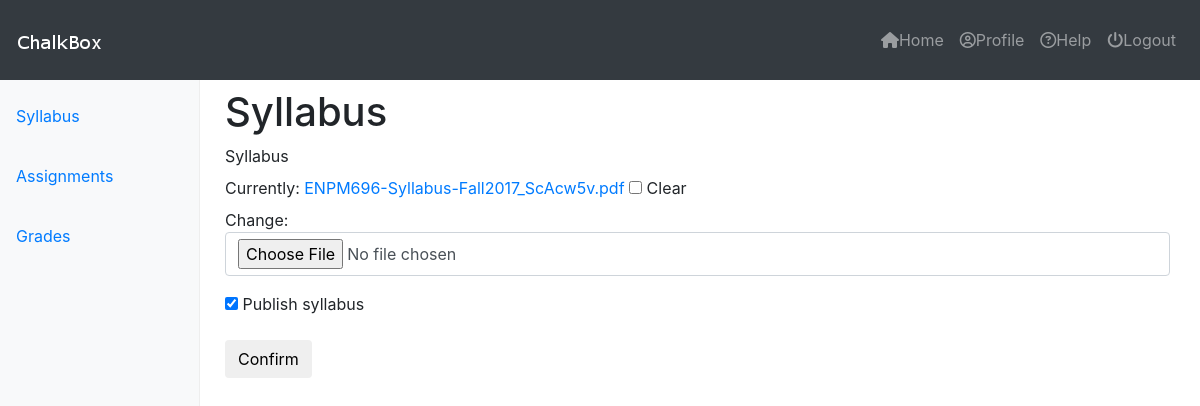
The page /courses/2/syllabus_upload/ on the database as committed earlier.
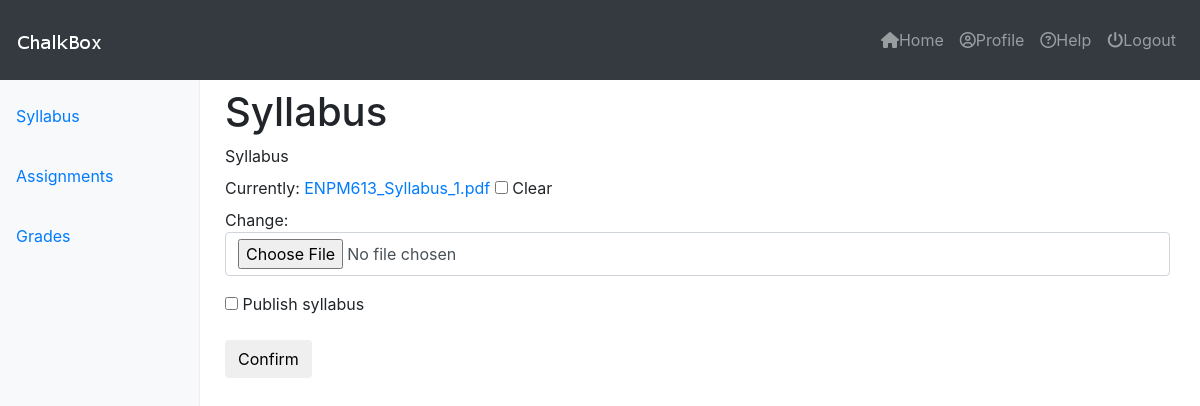
The same page on the database as committed later.
### courses/models.py (models this page shows, shortened)
class Course(models.Model):
    course_code = models.CharField(max_length=120)
    course_title = models.CharField(max_length=120)
    course_description = models.TextField(blank=True)
    updated     = models.DateTimeField(auto_now=True)
    timestamp   = models.DateTimeField(auto_now_add=True)
    syllabus	= models.FileField(null=True, blank=True)
    publish_syllabus   = models.BooleanField(default=False)

### courses/views.py (the view)
# urls.py: url(r'^(?P<cid>\d+)/syllabus_upload/$', syllabus_upload, name="syllabus_upload"),
def syllabus_upload(request, cid=None):
	course = Course.objects.get(id=cid)
	if request.method == "POST":
		form = CourseForm(request.POST or None, request.FILES or None, instance=course)
		if form.is_valid():
			instance = form.save(commit=False)
			instance.save()
			return redirect("courses:syllabus_view",cid=cid)
	else:
		form = CourseForm(instance=course)
	context = {
		"form": form,
		"id" : cid,
	}
	return render(request, "course/syllabus_upload.html", context)

### courses/forms.py
class CourseForm(forms.ModelForm):
	class Meta:
		model = Course
		fields = ['syllabus', 'publish_syllabus']

### templates/course/syllabus_upload.html (shortened to what this page needs)
{% extends "base_navbar.html" %}
{% load crispy_forms_tags %}
{% block content %}
<div class="container-fluid">
	{% include "side_bar.html" with cid=id %}
    <main role="main" class="col-sm-9 ml-sm-auto col-md-10 pt-2">
	    <div class="content">
		    <h1> Syllabus</h1>
			<form method='POST' action='' enctype="multipart/form-data">{% csrf_token %}
				{{ form|crispy }}
				<input class='btn btn-default' type='submit' value='Confirm' />
			</form>
		</div>
	</main>
</div>
{% endblock %}

Rows that differ between the two databases and show on the page:
changed Course: publish_syllabus "☑" → "☐"
Other text that changed with them:
text no longer shown: "Syllabus Currently: ENPM696-Syllabus-Fall2017_ScAcw5v.pdf Clear Change: Publish syllabus"
text now shown: "Syllabus Currently: ENPM613_Syllabus_1.pdf Clear Change: Publish syllabus"
